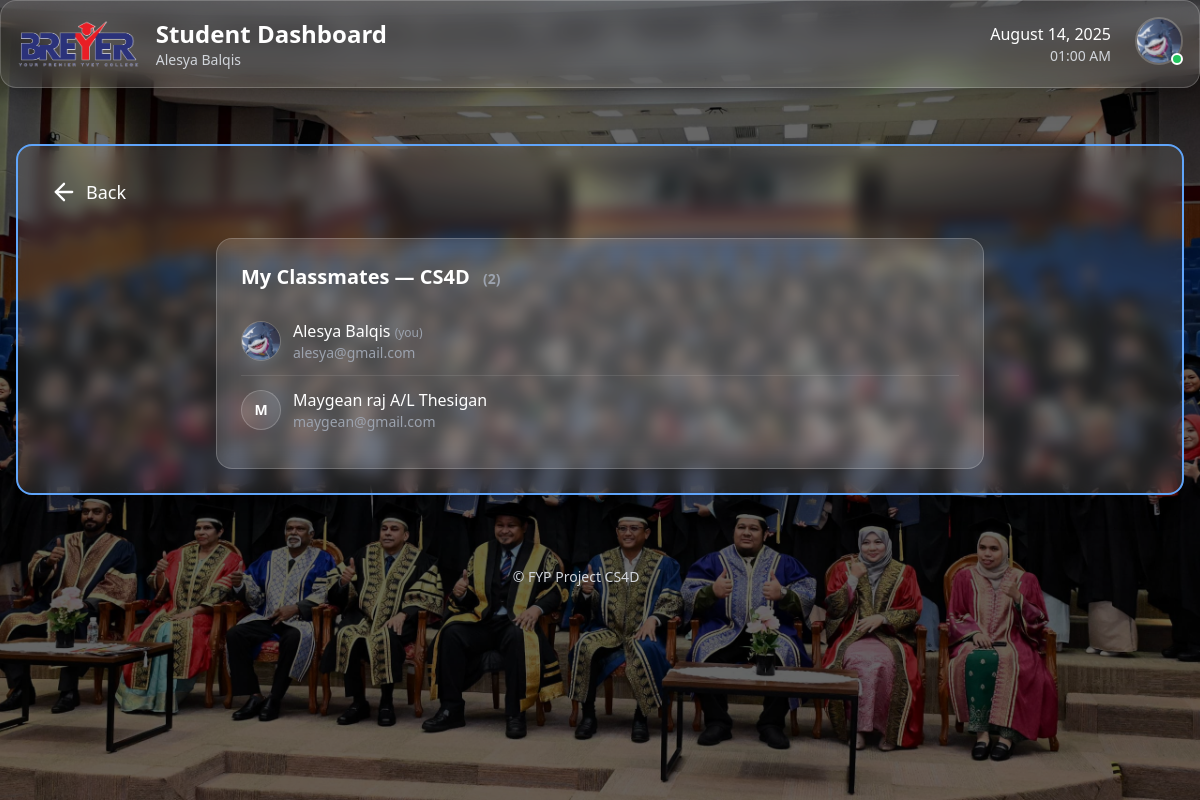
/student/classmates/ (signed in), run on the app's committed database.
### accounts/models.py (models this page shows, shortened)
class CustomUser(AbstractBaseUser, PermissionsMixin):
    class Role(models.TextChoices):
        STUDENT = 'STUDENT', 'Student'
        LECTURER = 'LECTURER', 'Lecturer'
        ADMIN = 'ADMIN', 'Admin'
    email = models.EmailField(unique=True)
    identity_card_number = models.CharField(
        max_length=20, unique=True, verbose_name="IC/Identity Card No."
    )
    full_name = models.CharField(
        max_length=255, verbose_name="Full Name (as per IC)"
    )
    short_name = models.CharField(
        max_length=64, verbose_name="Short Name", blank=True,
        help_text="E.g. 'Ali', for display in tables/lists"
    )
    role = models.CharField(max_length=20, choices=Role.choices, default=Role.STUDENT)
    phone_number = models.CharField(max_length=20, blank=True, null=True)
    address = models.TextField(blank=True, null=True)
    department = models.ForeignKey(
        Department,
        null=True,
        blank=True,
        on_delete=models.SET_NULL,
        related_name='users'
    )
    profile_picture = models.ImageField(upload_to='profile_pics/', blank=True, null=True)
    is_staff = models.BooleanField(default=False)
    is_active = models.BooleanField(default=True)
    date_joined = models.DateTimeField(default=timezone.now, blank=True, null=True)
    USERNAME_FIELD = 'email'
    REQUIRED_FIELDS = ['identity_card_number', 'full_name', 'short_name']
    objects = CustomUserManager()
    def get_full_name(self):
        return self.full_name

### core/models.py (models this page shows, shortened)
class ClassGroup(models.Model):
    name = models.CharField(max_length=32)
    department = models.ForeignKey(Department, on_delete=models.CASCADE, related_name='classgroups')
    course = models.ForeignKey(Course, on_delete=models.CASCADE, related_name='classgroups')
    year = models.PositiveIntegerField(default=timezone.now().year)
    classroom = models.CharField(max_length=64, blank=True, null=True)
    lecturers = models.ManyToManyField('Lecturer', related_name='classgroups', blank=True)

class Student(models.Model):
    user = models.OneToOneField(settings.AUTH_USER_MODEL, on_delete=models.CASCADE)
    class_group = models.ForeignKey(ClassGroup, on_delete=models.SET_NULL, null=True, related_name='students')
    parents = models.ManyToManyField(Parent, related_name='children', blank=True)
    profile_picture = models.ImageField(upload_to='profile_pics/', blank=True, null=True)
    date_of_birth = models.DateField(blank=True, null=True)
    address = models.TextField(blank=True, null=True)
    phone_number = models.CharField(max_length=20, blank=True, null=True)
    latest_activity = models.DateTimeField(blank=True, null=True)
    emergency_name = models.CharField("Emergency Contact Name", max_length=255, blank=True)
    emergency_relation = models.CharField("Emergency Contact Relation", max_length=64, blank=True)
    emergency_phone = models.CharField("Emergency Contact Phone", max_length=20, blank=True)

### accounts/decorators.py (the view)
        @login_required
        def _wrapped_view(request, *args, **kwargs):
            if request.user.role != role:
                return HttpResponseForbidden("You are not authorized to view this page.")
            return view_func(request, *args, **kwargs)

### student/views.py (called while the page is built)
@role_required(CustomUser.Role.STUDENT)
def classmates_list(request):
    me = get_object_or_404(Student, user=request.user)
    class_group = me.class_group
    classmates = []
    if class_group_id := getattr(class_group, "id", None):
        classmates = (
            Student.objects.filter(class_group_id=class_group_id)
            .select_related("user")
            .order_by("user__short_name", "user__full_name")
        )
    return render(request, "student/classmates_list.html", {
        "me": me,
        "class_group": class_group,
        "classmates": classmates,
    })

### student/templates/student/classmates_list.html
{% extends "student/base_student.html" %}
{% load static %}
{% block content_inner %}
<div class="max-w-3xl mx-auto">
  <div class="bg-white/10 backdrop-blur-md rounded-2xl p-6 border border-white/20">
    <h2 class="text-xl font-semibold text-white">
      My Classmates{% if class_group %} — {{ class_group.name }}{% endif %}
      <span class="ml-2 text-sm text-gray-400">({{ classmates|length }})</span>
    </h2>
    <ul class="mt-4 divide-y divide-white/10">
      {% for s in classmates %}
        <li class="py-3 flex items-center gap-3">
          {% if s.profile_picture %}
            <img src="{{ s.profile_picture.url }}" alt="{{ s.user.get_full_name|default:'Student' }}"
                 class="w-10 h-10 rounded-full object-cover border border-white/20" loading="lazy">
          {% elif s.user.profile_picture %}
            <img src="{{ s.user.profile_picture.url }}" alt="{{ s.user.get_full_name|default:'Student' }}"
                 class="w-10 h-10 rounded-full object-cover border border-white/20" loading="lazy">
          {% else %}
            <div class="w-10 h-10 rounded-full bg-white/10 grid place-items-center border border-white/20">
              <span class="text-white text-sm font-semibold">
                {{ s.user.get_full_name|default:s.user.email|slice:":1"|upper }}
              </span>
            </div>
          {% endif %}
          <div class="flex-1 min-w-0">
            <div class="text-white font-medium truncate">
              {{ s.user.get_full_name|default:"Unnamed Student" }}
              {% if s.user_id == request.user.id %}<span class="text-xs text-gray-400">(you)</span>{% endif %}
            </div>
            <div class="text-gray-400 text-sm truncate">{{ s.user.email }}</div>
          </div>
        </li>
      {% empty %}
        <li class="py-6 text-gray-400">No classmates found.</li>
      {% endfor %}
    </ul>
  </div>
</div>
{% endblock %}

### templates/partials/_topbar.html (shortened to what this page needs)
{% load static %}
{% block content %}
<div class="relative z-[9999] bg-white/10 dark:bg-white/5 backdrop-blur-md rounded-2xl p-4 border border-white/20 dark:border-white/10 shadow-xl mb-8">
  <div class="flex justify-between items-center">
    <div class="flex items-center space-x-4">
      <img src="{% static 'images/breyer.jpg' %}" alt="Breyer Logo" class="h-12 w-auto">
      <div>
        <a href="{% url 'dashboard:main_dashboard' %}" class="text-2xl font-bold text-white hover:text-blue-400 transition">
          {% if request.user.role == 'ADMIN' %}
            Admin Dashboard
          {% elif request.user.role == 'LECTURER' %}
            Lecturer Dashboard
          {% elif request.user.role == 'STUDENT' %}
            Student Dashboard
          {% else %}
            Dashboard
          {% endif %}
        </a>
        <p class="text-gray-300 text-sm">{{ request.user.get_full_name|default:request.user.email }}</p>
      </div>
    </div>
    <div class="flex items-center space-x-6">
      <div class="text-right">
        <p class="text-white font-medium" id="current-date"></p>
        <p class="text-gray-300 text-sm" id="current-time"></p>
      </div>
      <div class="relative z-[99999]">
        <button id="profile-btn" onclick="toggleProfileMenu(event)" class="relative group focus:outline-none">
          {% if request.user.profile_picture %}
            <img src="{{ request.user.profile_picture.url }}" alt="Profile Picture"
                 class="w-12 h-12 rounded-full object-cover border-2 border-white/20 group-hover:border-blue-400 transition-colors">
          {% endif %}
          <div class="absolute bottom-0 right-0 w-3 h-3 bg-green-500 rounded-full border-2 border-white"></div>
        </button>
      </div>
    </div>
  </div>
</div>
{% endblock %}

### data on the page
CustomUser: user.get_full_name "Alesya Balqis", user.profile_picture (picture)
ClassGroup: name "CS4D"
Student: user.profile_picture (picture), user.get_full_name "Alesya Balqis", shows "(you)", user.email "alesya@gmail.com"
Student: user.get_full_name "M", user.get_full_name "Maygean raj A/L Thesigan", user.email "maygean@gmail.com"

### other printed values
{{ classmates|length }} "2"
